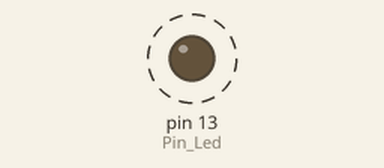
A sketch run on a simulated Arduino Uno, built with avr-gcc and run on an emulated ATmega328P. Shown: output pins drawn as LEDs (lit = HIGH). Dashed ring = blinking.

Above: at 0.5 s.
Timing chart, 0 to 4.6 s (numbered marks = the images above):
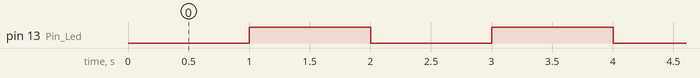

Measured:
- by itself, pin 13 (Pin_Led): alternates HIGH for 1.0 s and LOW for 1.0 s

The sketch:

TimerOne_GPIO.ino
```cpp
#include <TimerOne.h>

const int Pin_Led = 13;

void setup() {
  // put your setup code here, to run once:
  Timer1.initialize(1000);  // 1ms
  Timer1.attachInterrupt( Systick_Handler );

  pinMode(Pin_Led, OUTPUT);
}

void loop() {
  // put your main code here, to run repeatedly:
}

void Systick_Handler(void)
{
  static int Estado = 0;
  static int Divisor = 0;

  Divisor++;
  if(Divisor > 1000)
  {
    Divisor = 0;

    if(Estado)
    {
      Estado = 0;
      digitalWrite(Pin_Led, 0);
    }
    else
    {
      Estado = 1;
      digitalWrite(Pin_Led, 1);
    }
  }
}
```
